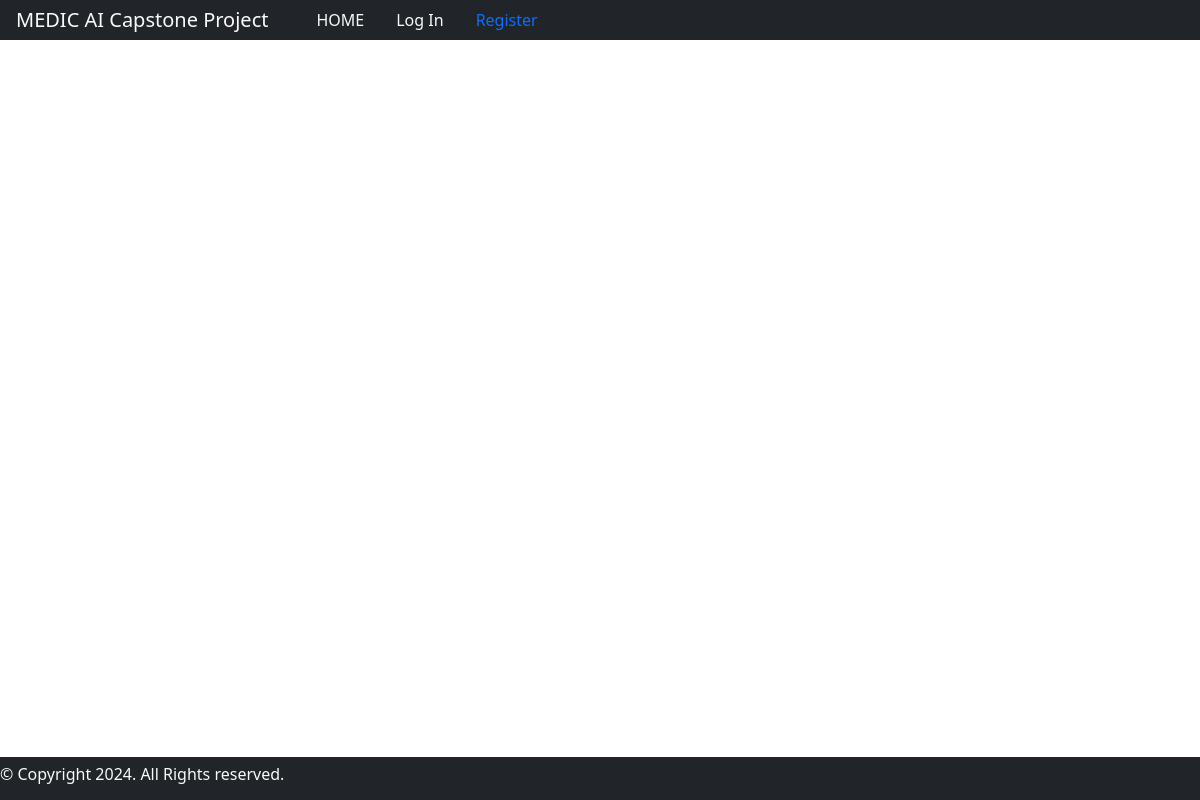
The app's page /, older data.
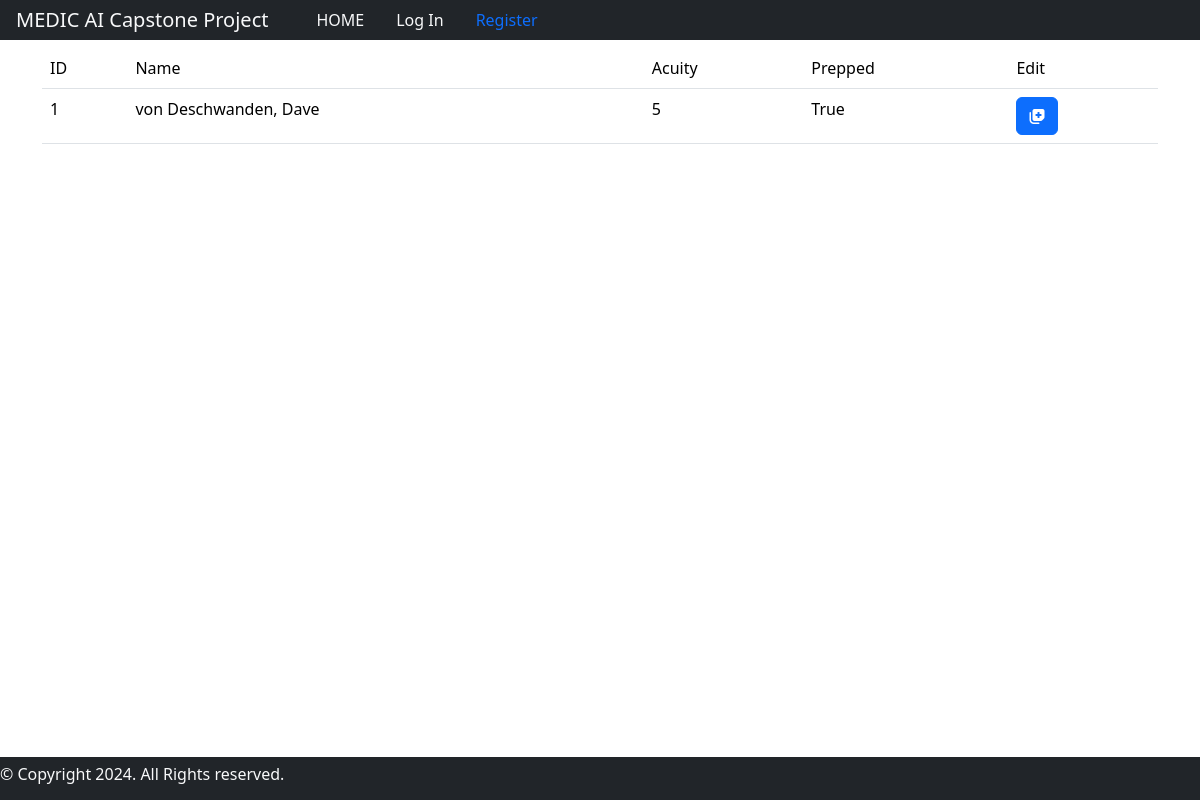
The same page, newer data.
### medicAI/models.py (models this page shows)
class Hospital_Visit(models.Model):
    ACUITY_CHOICES = [
        ('1', '1'),
        ('2', '2'),
        ('3', '3'),
        ('4', '4'),
        ('5', '5'),
    ]
    patient = models.ForeignKey(Patient, on_delete=models.CASCADE)
    symptom_start_date = models.DateField(default=timezone.now, blank=True)
    acuity = models.CharField(max_length=1, choices=ACUITY_CHOICES, default='5')
    temperature = models.DecimalField(
        max_digits=3,
        decimal_places=1,
        null=True,
        blank=True,
        validators=[MinValueValidator(30), MaxValueValidator(45)]
    )
    heart_rate = models.IntegerField(null=True, blank=True)
    perscription = models.CharField(max_length=200, blank=True)
    diagnosis = models.CharField(max_length=200, blank=True)
    seen_nurse = models.BooleanField(default=False)

class Patient(models.Model):
    BLOOD_TYPE = [
        ('AB+', 'AB+'),
        ('AB-', 'AB-'),
        ('A+', 'A+'),
        ('A-', 'A-'),
        ('B+', 'B+'),
        ('B-', 'B-'),
        ('O+', 'O+'),
        ('O-', 'O-'),
    ]
    SEX_CHOICES = [
        ('Male', 'Male'),
        ('Female', 'Female'),
        ('Other', 'Other'),
    ]
    first_name = models.CharField(max_length=64)
    last_name = models.CharField(max_length=64)
    dob = models.DateField()
    address = models.CharField(max_length=64, blank=True)
    phone_number = models.CharField(max_length=10, blank=True)
    height = models.IntegerField(blank=True)
    weight = models.IntegerField(blank=True)
    sex = models.CharField(max_length=6, choices=SEX_CHOICES)
    ohip = models.CharField(max_length=12)
    blood_type = models.CharField(
        max_length=3,
        choices=BLOOD_TYPE,
        default="",
        blank=True
    )

### medicAI/views.py (the view)
# urls.py: path("", views.index, name="index"),
def index(request):
    all_hospital_visits = Hospital_Visit.objects.all().order_by('acuity')
    print(all_hospital_visits)
    context = {
        "hospital_visits": all_hospital_visits
    }
    return render(request, "medicAI/index.html", context)

### medicAI/templates/medicAI/index.html (shortened to what this page needs)
{% extends "medicAI/layout.html" %}
{% block body %}
    <div class="container">
        {% if hospital_visits %}
        <table class="table table-hover">
            <thead>
                <tr>
                    <td class="col">ID</td>
                    <td class="col">Name</td>
                    <td class="col">Acuity</td>
                    <td class="col">Prepped</td>
                    <td class="col">Edit</td>
                </tr>
            </thead>
            {% for visit in hospital_visits %}
            <tr>
                <td>{{ visit.id }}</td>
                <td>{{ visit.patient.last_name }}, {{ visit.patient.first_name }}</td>
                <td>{{visit.acuity}}</td>
                <td>{{visit.seen_nurse}}</td>
                <td class=" text-left">
                    <a class="nav-link link-light" href="{% url 'patientinfo' patient_id=visit.patient.id %}">
                        <button type="button" class="btn btn-primary">
                            <i class="fa-solid fa-notes-medical"></i>
                        </button>
                    </a>
                </td>
            </tr>
            {% endfor %}
        </table>
        {% endif %}
    </div>
{% endblock %}

### medicAI/templates/medicAI/layout.html (shortened to what this page needs)
<!DOCTYPE html>
    <html lang="en">
        <head>
            {% load bootstrap5 %}
            {% bootstrap_css %}
            {% load static %}
            <link href="{% static 'medicAI/styles.css' %}" rel="stylesheet">
            <link href="{% static 'fontawesomefree/css/fontawesome.css' %}" rel="stylesheet" type="text/css">
            <link href="{% static 'fontawesomefree/css/brands.css' %}" rel="stylesheet" type="text/css">
            <link href="{% static 'fontawesomefree/css/solid.css' %}" rel="stylesheet" type="text/css">
        </head>
        <body>
            <nav class="navbar navbar-expand-lg nav-background">
                    <ul class="nav bg-dark w-100">
                        <li>
                            <a class="navbar-brand nav-link link-light" href="/">MEDIC AI Capstone Project</a>
                        </li>
                        <li class="nav-item">
                            <a class="nav-link link-light" href="/">HOME</a>
                        </li>
                        {% if user.is_authenticated %}
                            <li class="nav-item">
                                <a class="nav-link link-light" href="" id="user-logo"></a>
                            </li>
                            <li class="nav-item">
                                <a class="nav-link link-light" href="">PATIENTS</a>
                            </li>
                            <li class="nav-item">
                                <a class="nav-link link-light" href="{% url 'logout' %}" name="logout">Log Out</a>
                            </li>
                        {% else %}
                            <li class="nav-item">
                                <a class="nav-link link-light" href="{% url 'login' %}">Log In</a>
                            </li>
                            <li class="nav-item">
                                <a class="nav-link" href="">Register</a>
                            </li>
                        {% endif %}
                    </ul>
            </nav>
            {% block body %}
            {% endblock %}
            <footer>
                <nav class="navbar fixed-bottom nav-background nav bg-dark" style="padding-bottom: 0;">
                  <h6 class="display-50 navbar-text text-light">&copy; Copyright 2024. All Rights reserved.</h6>
                </nav>
            </footer>
        </body>
    </html>
<!DOCTYPE html>

### medicAI/static/medicAI/styles.css (style rules this page uses)
.navbar { padding-top: 0; }

Row changes from the older to the newer data that the page shows:
added Hospital_Visit: id "1", patient.last_name "von Deschwanden", patient.first_name "Dave", acuity "5", seen_nurse "True"
Text that changed along with them:
text now shown: "ID Name Acuity Prepped Edit"
